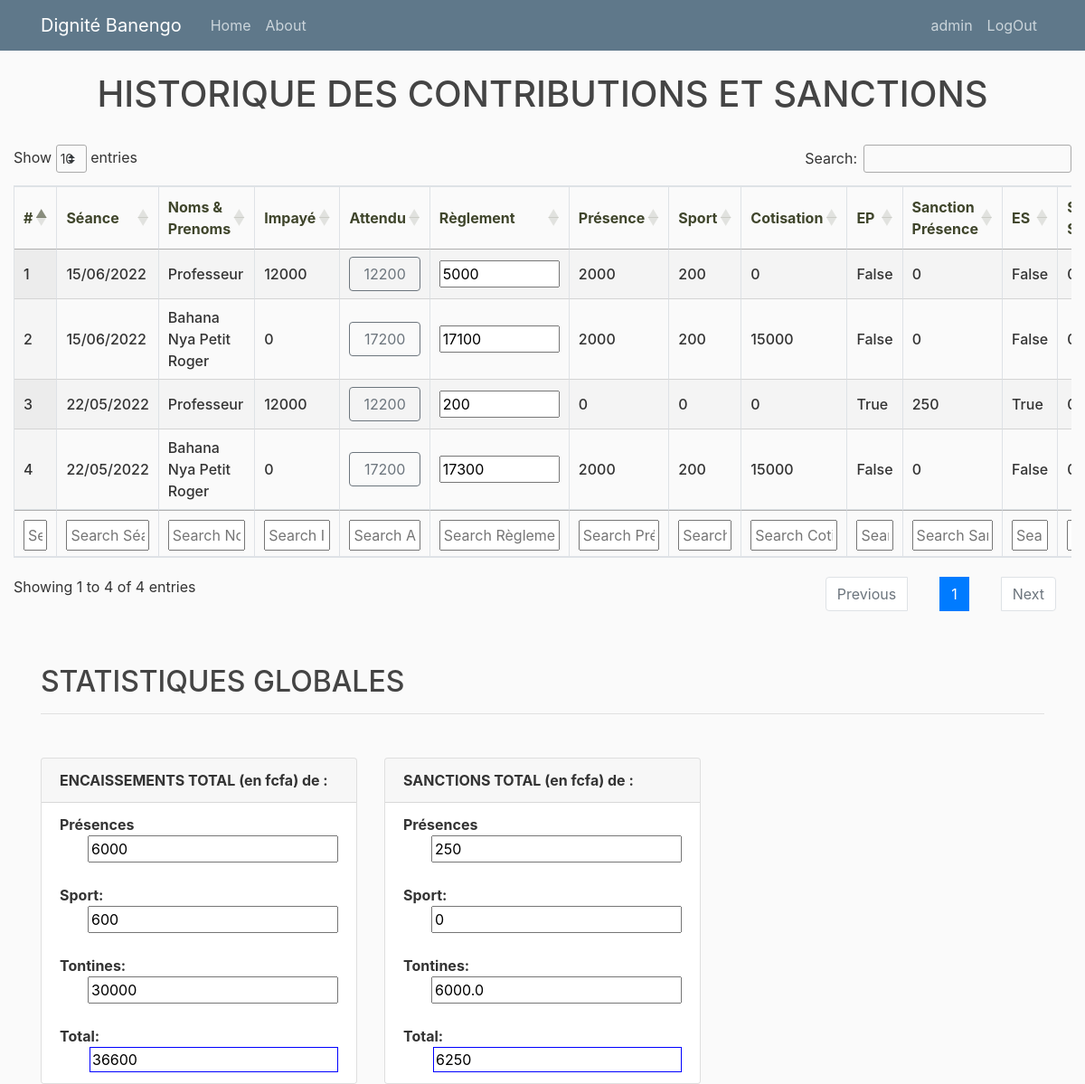
Page /contributionhistory/ (signed in) on the committed database.
### tontine/models.py (models this page shows, shortened)
class Encaissement(models.Model):
    seance = models.ForeignKey(Seance, on_delete=models.CASCADE)
    membre = models.ForeignKey(Membre, on_delete=models.CASCADE)
    reglement = models.PositiveIntegerField(default=0)
    tontine_presence = models.PositiveIntegerField(default=0)
    tontine_sport = models.PositiveIntegerField(default=0)
    tontine_cotisation = models.PositiveIntegerField(default=0)
    echec_presence = models.BooleanField(default=False)
    echec_sport = models.BooleanField(default=False)
    echec_cotisation = models.BooleanField(default=False)
    called = models.BooleanField(default=False)
    created = models.DateTimeField(auto_now_add=True)
    updated = models.DateTimeField(auto_now=True)
    author= models.ForeignKey(User, on_delete=models.SET_NULL, blank=True, null=True)
    @property
    def montant_attendu(self):
        p=self.membre.presence.montant
        sp =self.membre.sport.montant
        c=self.membre.cotisation.montant
        attendu = int(p)+int(sp)+int(c)
        return attendu
    @property
    def sanction_presence(self):
        sanction_presence = self.membre.presence.sanction
        if self.echec_presence:
            return sanction_presence
        return 0
    @property
    def sanction_sport(self):
        if self.echec_sport:
            return 0
        return 0
    @property
    def sanction_tontine(self):
        if self.echec_cotisation:
            taux_sanction_after = self.membre.cotisation.taux_sanction_after/100
            taux_sanction_before = self.membre.cotisation.taux_sanction_before/100
            if self.membre.cotisation.montant>0:
                penalite= self.membre.cotisation.montant * taux_sanction_before
                return penalite
        return 0

class Seance(models.Model):
    date_seance = models.DateField(unique=True)
    president_jour = models.ForeignKey(Membre, on_delete=models.SET_NULL, blank=True, null=True)
    exercice_tontine = models.ForeignKey(ExerciceTontine, on_delete=models.CASCADE)
    exercice_presence = models.ForeignKey(ExercicePresence, on_delete=models.CASCADE)
    closed = models.BooleanField(default=False)
    total_presence = models.IntegerField(default=0)
    total_sport = models.IntegerField(default=0)
    total_tontine = models.IntegerField(default=0)
    total_encais = models.IntegerField(default=0)
    nbechec_sport= models.IntegerField(default=0)
    nbechec_presence= models.IntegerField(default=0)
    nbechec_cotisation= models.IntegerField(default=0)
    mtechec_sport= models.IntegerField(default=0)
    mtechec_presence= models.IntegerField(default=0)
    mtechec_cotisation= models.IntegerField(default=0)
    created = models.DateTimeField(auto_now_add=True)
    updated = models.DateTimeField(auto_now=True)
    author= models.ForeignKey(User, on_delete=models.SET_NULL, blank=True, null=True)

class Membre(models.Model):
    user = models.OneToOneField(User, on_delete=models.CASCADE)
    nom = models.CharField(max_length=100, unique=True)
    matricule = models.CharField(max_length=8, unique=True)
    telephone = models.CharField(max_length=10, blank=True, null=True)
    qualite = models.CharField(max_length=100, blank=True, null=True)
    profession = models.CharField(max_length=100, blank=True, null=True)
    sexe = models.CharField(choices=SEXE_CHOICES, max_length=1)
    date_naissance = models.DateField(blank=True, null=True)
    date_adhesion = models.DateField()
    created = models.DateTimeField(auto_now_add=True)
    updated = models.DateTimeField(auto_now=True)
    cotisation = models.ForeignKey(MontantCotisation, on_delete=models.CASCADE)
    presence = models.ForeignKey(MontantPresence, on_delete=models.CASCADE)
    sport = models.ForeignKey(MontantSport, on_delete=models.CASCADE)
    bank = models.ForeignKey(MontantBank, on_delete=models.SET_NULL, blank=True, null=True)
    bank_bool = models.BooleanField(default=False)
    cotisation_bool = models.BooleanField(default=False)
    presence_bool = models.BooleanField(default=True)
    total_impaye = models.IntegerField(default=0)
    total_seance = models.IntegerField(default=0)
    total_consigne = models.IntegerField(default=0)
    reserve = models.IntegerField(default=0)

class MontantPresence(models.Model):
    montant = models.PositiveIntegerField(unique=True)
    sanction = models.PositiveIntegerField(unique=True, default=250)
    created = models.DateTimeField(auto_now_add=True)
    updated = models.DateTimeField(auto_now=True)

class MontantSport(models.Model):
    montant = models.PositiveIntegerField(unique=True)
    created = models.DateTimeField(auto_now_add=True)
    updated = models.DateTimeField(auto_now=True)

class MontantCotisation(models.Model):
    montant = models.PositiveIntegerField(unique=True)
    taux_sanction_before = models.PositiveIntegerField(default=30)
    taux_sanction_after = models.PositiveIntegerField(default=50)
    created = models.DateTimeField(auto_now_add=True)
    updated = models.DateTimeField(auto_now=True)

### tontine/views.py (the view)
# urls.py: path('contributionhistory/', views.contributionhistory, name='contributionhistory'),
@login_required
def contributionhistory(request):
	if request.user.is_staff:
		encaissements = Encaissement.objects.filter(seance__exercice_tontine__is_active=True).order_by('-seance')
	else:
		try:
			m = request.user.membre
			encaissements = Encaissement.objects.filter(seance__exercice_tontine__is_active=True, membre=m).order_by('-seance')
		except Exception as e:
			encaissements = []
	reglement = sum([x.reglement for x in encaissements])
	tontine_presence = sum([x.tontine_presence for x in encaissements])
	tontine_sport = sum([x.tontine_sport for x in encaissements])
	tontine_cotisation = sum([x.tontine_cotisation for x in encaissements])
	sanction_sport = sum([x.sanction_sport for x in encaissements])
	sanction_presence = sum([x.sanction_presence for x in encaissements])
	sanction_cotisation = sum([x.sanction_tontine for x in encaissements])
	total_sanction = int(sanction_sport) + int(sanction_presence) + int(sanction_cotisation)
	total = tontine_presence + tontine_sport + tontine_cotisation
	context = {'encaissements': encaissements, 'title':"contributionhistory",
				"tontine_cotisation": tontine_cotisation, "tontine_sport": tontine_sport,
				"tontine_presence": tontine_presence, "reglement": reglement,
				"sanction_cotisation": sanction_cotisation, "sanction_presence":sanction_presence,
				"sanction_sport":sanction_sport, "total_sanction": total_sanction,
				"total": total}
	return render(request, 'tontine/contributionhistory.html', context)

### tontine/templates/tontine/contributionhistory.html (shortened to what this page needs)
{% extends "tontine/base3.html" %}
{% load crispy_forms_tags %}
{% block content %}
<h1 style="text-align: center;">HISTORIQUE DES CONTRIBUTIONS ET SANCTIONS</h1>
<br>
<table id="example" class="stripe row-border order-column table-bordered" style="width:100%">
    <thead>
        <tr>
            <th>#</th>
            <th>Séance</th>
            <th>Noms & Prenoms</th>
            <th>Impayé</th>
            <th>Attendu</th>
            <th>Règlement</th>
            <th>Présence</th>
            <th>Sport</th>
            <th>Cotisation</th>
            <th>EP</th>
            <th>Sanction <br>Présence</th>
            <th>ES</th>
            <th>Sanction <br>Sport</th>
        </tr>
    </thead>
    <tbody>
        {% for data in encaissements %}
            <tr>
                <td>{{ forloop.counter }}</td>
                <td>{{data.seance.date_seance|date:"d/m/Y"}}</td>
                <td id="name{{ data.id }}">{{data.membre.nom}}</td>
                <td id="impaye{{ data.id }}">{{data.membre.total_impaye}}</td>
                <td>
                    <button class="btn btn-outline-secondary" style="width: 100%">
                        {{data.montant_attendu}}
                    </button>
                </td>
                <td>
                    <input type="text"  size="8" value="{{data.reglement}}" id="r{{ data.id }}" readonly>
                </td>
                <td id="p{{ data.id }}">{{data.tontine_presence}}</td>
                <td id="sp{{ data.id }}">{{data.tontine_sport}}</td>
                <td id="c{{ data.id }}">{{data.tontine_cotisation}}</td>
                <td id="ep{{ data.id }}" style="width: 1px">{{data.echec_presence}}</td>
                <td id="sap{{ data.id }}">{{data.sanction_presence}}</td>
                <td id="es{{ data.id }}" style="width: 1px">{{data.echec_sport}}</td>
                <td id="sas{{ data.id }}">{{data.sanction_sport}}</td>
            </tr>
            {% endfor %}
    </tbody>
    <tfoot>
        <tr>
            <th>#</th>
            <th>Séance</th>
            <th>Noms & Prenoms</th>
            <th>Impayé</th>
            <th>Attendu</th>
            <th>Règlement</th>
            <th>Présence</th>
            <th>Sport</th>
            <th>Cotisation</th>
            <th>EP</th>
            <th>Sanction <br>Présence</th>
            <th>ES</th>
            <th>Sanction <br>Sport</th>
        </tr>
    </tfoot>
</table>
<br>
<br>
<div class="container">
    <h2>STATISTIQUES GLOBALES</h2>
    <hr>
    <br>
    <div class="row">
        <div class="col-lg-4 mt-2">
            <div class="card" style="width: 100%;">
                <div class="card-header">
                    <span style="font-weight: bold;">ENCAISSEMENTS TOTAL (en fcfa) de :</span>
                </div>
                <ul class="list-group list-group-flush">
                    <li class="list-group-item">
                        <span style="font-weight: bolder;">Présences</span>
                        <input type="text" value="{{tontine_presence}}" size="22" readonly>
                    </li>
                    <li class="list-group-item">
                        <span style="font-weight: bolder;">Sport: </span>
                        <input type="text" value="{{tontine_sport}} " size="22" readonly>
                    </li>
                    <li class="list-group-item">
                        <span style="font-weight: bolder;">Tontines: </span>
                        <input type="text" value="{{tontine_cotisation}}" size="22" readonly>
                    </li>
                    <li class="list-group-item">
                        <span style="font-weight: bolder;">Total:</span>
                        <input type="text" value="{{total}}" size="22" style="border: 1px solid blue;" readonly>
                    </li>
                </ul>
            </div>
        </div>
        <div class="col-lg-4 mt-2">
            <div class="card" style="width: 100%;">
                <div class="card-header">
                    <span style="font-weight: bold;">SANCTIONS TOTAL (en fcfa) de :</span>
                </div>
                <ul class="list-group list-group-flush">
                    <li class="list-group-item">
                        <span style="font-weight: bolder;">Présences</span>
                        <input type="text" value="{{sanction_presence}}" size="22" readonly>
                    </li>
                    <li class="list-group-item">
                        <span style="font-weight: bolder;">Sport: </span>
                        <input type="text" value="{{sanction_sport}} " size="22" readonly>
                    </li>
                    <li class="list-group-item">
                        <span style="font-weight: bolder;">Tontines: </span>
                        <input type="text" value="{{sanction_cotisation}}" size="22" readonly>
                    </li>
                    <li class="list-group-item">
                        <span style="font-weight: bolder;">Total:</span>
                        <input type="text" value="{{total_sanction}}" size="22" style="border: 1px solid blue;" readonly>
                    </li>
                </ul>
            </div>
        </div>
    </div>
</div>
{% endblock %}

### tontine/templates/tontine/base3.html (shortened to what this page needs)
{% load static %}
<!DOCTYPE html>
<html>
<head>
    <link rel="stylesheet" href="https://maxcdn.bootstrapcdn.com/bootstrap/4.0.0/css/bootstrap.min.css">
    <link rel="stylesheet" type="text/css" href="https://cdnjs.cloudflare.com/ajax/libs/twitter-bootstrap/4.5.2/css/bootstrap.css">
    <link rel="stylesheet" type="text/css" href="https://cdn.datatables.net/1.12.1/css/dataTables.bootstrap4.min.css">
    <link rel="stylesheet" type="text/css" href="https://cdn.datatables.net/1.12.1/css/jquery.dataTables.min.css">
    <link rel="stylesheet" type="text/css" href="https://cdn.datatables.net/buttons/2.2.3/css/buttons.dataTables.min.css">
    <link rel="stylesheet" type="text/css" href="{% static 'css/main.css' %}">
</head>
<body>
  <header class="site-header">
    <nav class="navbar navbar-expand-md navbar-dark bg-steel fixed-top">
      <div class="container">
        <a class="navbar-brand mr-4" href="{% url 'home' %}">Dignité Banengo</a>
        <div class="collapse navbar-collapse" id="navbarToggle">
          <div class="navbar-nav mr-auto">
            <a class="nav-item nav-link" href="{% url 'home' %}">Home</a>
            <a class="nav-item nav-link" href="{% url 'about' %}">About</a>
          </div>
          <div class="navbar-nav">
            {% if user.is_authenticated %}
        <a class="nav-item nav-link" href="{% url 'profile' %}">{{ request.user.username }}</a>
        <a class="nav-item nav-link" href="{% url 'logout' %}">LogOut</a>
        {% else %}
        <a class="nav-item nav-link" href="{% url 'login' %}">Login</a>
        <a class="nav-item nav-link" href="{% url 'inscription' %}">Register</a>
        {% endif %}
          </div>
        </div>
      </div>
    </nav>
  </header>
  <main role="main" class="container-fluid">
    <div class="row">
      <div class="col-md-12">
        {% block content %}{% endblock %}
      </div>
    </div>
  </main>
</body>
</html>

### static/css/main.css (style rules this page uses)
body { background: #fafafa; color: #333333; margin-top: 5rem; }
h1, h2, h3, h4, h5, h6 { color: #444444; }
ul { margin: 0; }
.bg-steel { background-color: #5f788a; }
.site-header .navbar-nav .nav-link { color: #cbd5db; }

### tontine/templates/tontine/contributionhistory.html (style rules this page uses)
th { color: #3f452b; font-weight: bold; }
td { font-weight: 490; }
li input { float: right; }

### rows in the picture
Encaissement: seance.date_seance "15/06/2022", membre.nom "Professeur", membre.total_impaye "12000", montant_attendu "12200", reglement "5000", tontine_presence "2000", tontine_sport "200", tontine_cotisation "0", echec_presence "False", sanction_presence "0", echec_sport "False"
Encaissement: seance.date_seance "15/06/2022", membre.nom "Bahana Nya Petit Roger", membre.total_impaye "0", montant_attendu "17200", reglement "17100", tontine_presence "2000", tontine_sport "200", tontine_cotisation "15000", echec_presence "False", sanction_presence "0", echec_sport "False"
Encaissement: seance.date_seance "22/05/2022", membre.nom "Professeur", membre.total_impaye "12000", montant_attendu "12200", reglement "200", tontine_presence "0", tontine_sport "0", tontine_cotisation "0", echec_presence "True", sanction_presence "250", echec_sport "True"
Encaissement: seance.date_seance "22/05/2022", membre.nom "Bahana Nya Petit Roger", membre.total_impaye "0", montant_attendu "17200", reglement "17300", tontine_presence "2000", tontine_sport "200", tontine_cotisation "15000", {{ data.id }} 1 (drawn), echec_presence "False", sanction_presence "0", echec_sport "False"

### other values in the picture
{{ request.user.username }} "admin"
